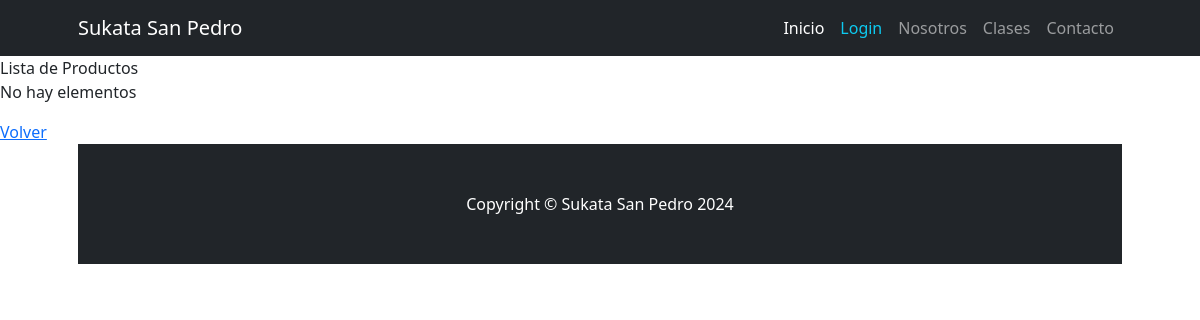
Before: /producto/producto/list/ with the older database file.
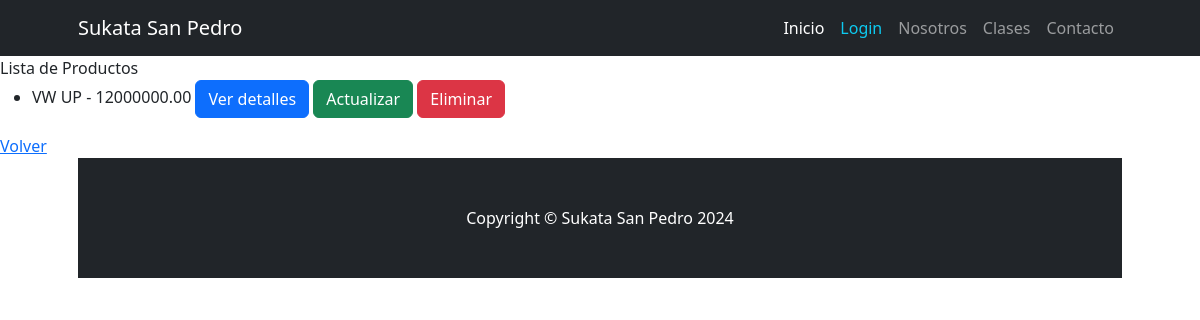
After: the same page with the newer database file.
### apps/producto/models.py (models this page shows)
class Producto(models.Model):
    categoria = models.ForeignKey(ProductoCategoria, on_delete=models.SET_NULL, blank=True, null=True)
    nombre = models.CharField(max_length=150)
    unidad_de_medida = models.CharField(max_length=150)
    cantidad = models.FloatField()
    precio = models.DecimalField(max_digits=10, decimal_places=2)
    descripcion = models.CharField(max_length=250, null=True, blank=True)
    fecha_actualizacion = models.DateTimeField(default=timezone.now, editable=False, verbose_name="Fecha de actualización")

### apps/producto/views.py (the view)
# urls.py: path("producto/list/", views.ProductoList.as_view(), name="producto_list"),
class ProductoList(ListView):
    model = models.Producto
    success_url = reverse_lazy("producto:producto_list")

### apps/producto/templates/producto/producto_list.html
{% extends 'producto/index.html' %}
{% block INDEX_TITULO %}
    Lista de Productos
{% endblock INDEX_TITULO %}
{% block INDEX_CONTENIDO %}
    {% if object_list %}
        <ul>
            {% for object in object_list %}
                <li>
                    {{ object.nombre }} - {{ object.precio }}
                    <a href="{% url 'producto:producto_detail' object.id %}" class="btn btn-primary">Ver detalles</a>
                    <a href="{% url 'producto:producto_update' object.id %}" class="btn btn-success">Actualizar</a>
                    <a href="{% url 'producto:producto_delete' object.id %}" class="btn btn-danger">Eliminar</a>
                </li>
            {% endfor %}
        </ul>
    {% else %}
        <p>No hay elementos</p>
    {% endif %}
    <a href="{% url 'Home:home' %}">Volver</a>
{% endblock INDEX_CONTENIDO %}

### apps/producto/templates/producto/index.html (shortened to what this page needs)
{% extends 'Home/index.html' %}

### apps/Home/templates/Home/index.html (shortened to what this page needs)
{% extends 'Home/base.html' %}
{% block BASE_CONTENIDO %}
{% block INDEX_TITULO %}{% endblock INDEX_TITULO %}
<br>
    {% block INDEX_CONTENIDO %}{% endblock INDEX_CONTENIDO %}
{% endblock BASE_CONTENIDO %}

### apps/Home/templates/Home/base.html (shortened to what this page needs)
{% load static %}
<!DOCTYPE html>
<html lang="en">
    <head>
        <link href="{% static 'Home/css/styles.css' %}" rel="stylesheet" />
    </head>
    <body>
        {% include 'Home/navbar.html' %}
        {% block BASE_CONTENIDO %}
        {% endblock BASE_CONTENIDO %}
        <div class="container px-4 px-lg-5">
        {% include 'Home/footer.html' %}
    </body>
</html>

### apps/Home/templates/Home/navbar.html (shortened to what this page needs)
<nav class="navbar navbar-expand-lg navbar-dark bg-dark">
    <div class="container px-5">
        <a class="navbar-brand" href="#!">Sukata San Pedro</a>
        <div class="collapse navbar-collapse" id="navbarSupportedContent">
            <ul class="navbar-nav ms-auto mb-2 mb-lg-0">
                <li class="nav-item"><a class="nav-link active" aria-current="page" href="{% url 'Home:home' %}">Inicio</a></li>
                {% if user.is_authenticated %}
                <li class="nav-item"><a class="nav-link" href="{% url 'cliente:home' %}">Alumnos</a></li>
                <li class="nav-item"><a class="nav-link" href="{% url 'producto:home' %}">Productos</a></li>
                <li class="nav-item"><a class="nav-link text-info" href="{% url 'Home:logout' %}">Logout</a></li>
                {% else %}
                <li class="nav-item"><a class="nav-link text-info" href="{% url 'Home:login' %}">Login</a></li>
                <li class="nav-item"><a class="nav-link" href="#!">Nosotros</a></li>
                <li class="nav-item"><a class="nav-link" href="#!">Clases</a></li>
                <li class="nav-item"><a class="nav-link" href="#!">Contacto</a></li>
                {% endif %}
            </ul>
        </div>
    </div>
</nav>

### apps/Home/templates/Home/footer.html
<footer class="py-5 bg-dark fixex-bottom">
    <div class="container px-4 px-lg-5"><p class="m-0 text-center text-white">Copyright &copy; Sukata San Pedro 2024</p></div>
</footer>

Changed rows visible on the page:
added Producto: nombre "VW UP", precio "12000000.00"
Other visible differences:
text no longer shown: "No hay elementos"
